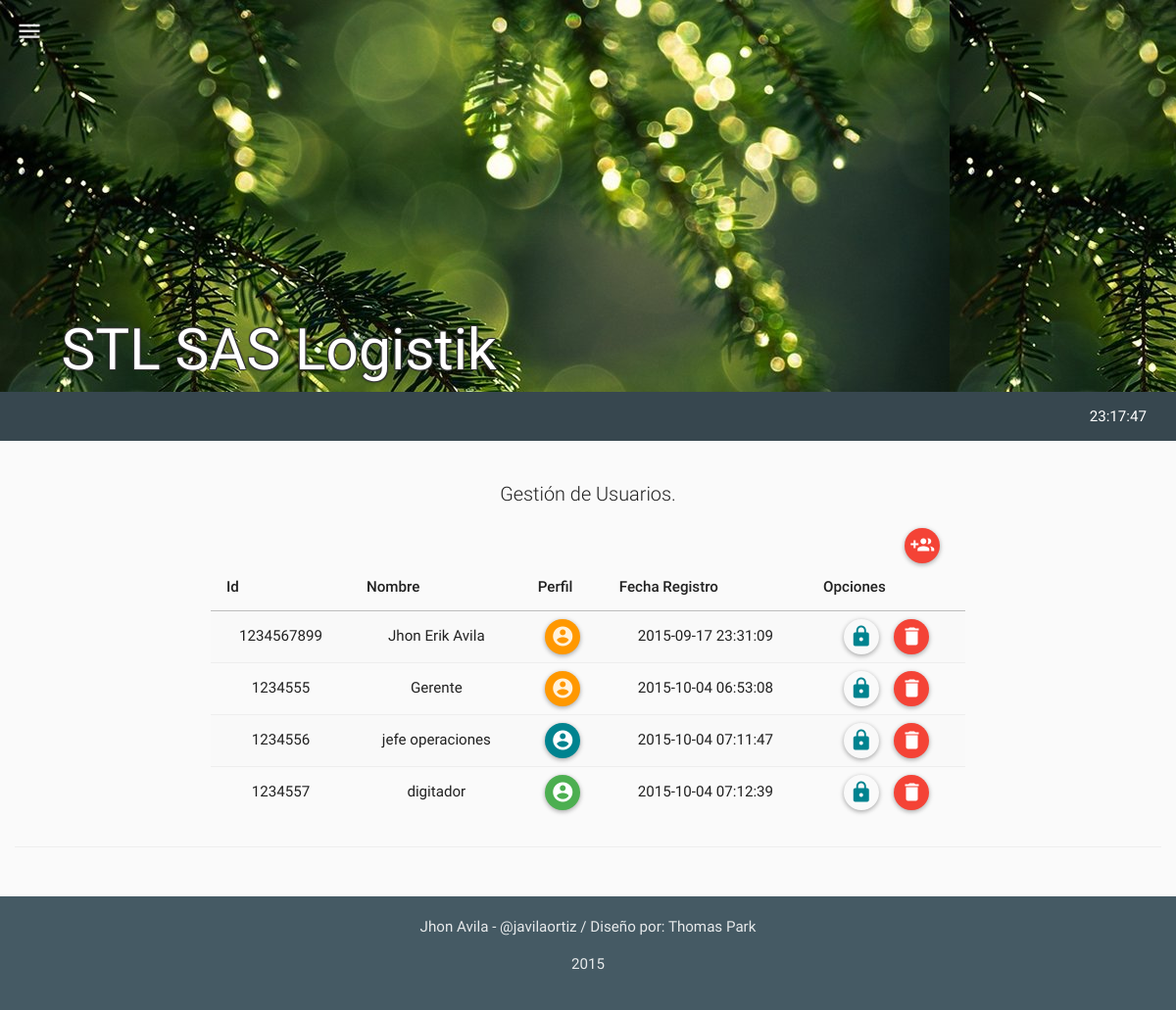
Page /mods/users/users.php (signed in) on the committed database.
### tables this page shows
CREATE TABLE IF NOT EXISTS `tbl_usuarios` (
  `us_id` int(11) NOT NULL,
  `us_cc` bigint(20) NOT NULL,
  `us_tipo` int(11) NOT NULL,
  `us_nombre` varchar(50) NOT NULL,
  `us_usuario` varchar(20) NOT NULL,
  `us_clave` varchar(60) NOT NULL,
  `us_timestamp` timestamp NOT NULL DEFAULT CURRENT_TIMESTAMP ON UPDATE CURRENT_TIMESTAMP,
  `us_created` int(11) NOT NULL,
  `us_estado` int(11) NOT NULL
);

### php/usuarios.php (the view, shortened to what this page needs)
<?php
class usuarios{
  function get_usuarios(){
    $rt = new route();
    if(isset($_SESSION["ses_id"])){
      $qry='SELECT * FROM tbl_usuarios AS U
            INNER JOIN tbl_per_x_usu AS PxU ON PxU.pxu_us_id = U.us_id
            INNER JOIN tbl_permisos AS P ON P.pe_id = PxU.pxu_pe_id
            WHERE U.us_estado=1;';
      $res = mysql_query($qry);
      $item =" ";
      $script ="<script>$(document).ready(function(){";
      while($row_res = mysql_fetch_assoc($res)) {
        switch ($row_res['pe_permiso']) {
          case 1:
              $icon='<a href="#" class="btn btn-floating-mini btn-warning" title="'.$row_res['pe_descripcion'].'" data-ripple-centered=""><i class="md md-account-circle"></i></a>';
            break;
          case 2:
              $icon='<a href="#" class="btn btn-floating-mini btn-primary" title="'.$row_res['pe_descripcion'].'" data-ripple-centered=""><i class="md md-account-circle"></i></a>';
            break;
          case 3:
              $icon='<a href="#" class="btn btn-floating-mini btn-success" title="'.$row_res['pe_descripcion'].'" data-ripple-centered=""><i class="md md-account-circle"></i></a>';
            break;
        }
        $fn =
        $item.='
              <tr>
                <td>'.$row_res["us_cc"].'</td>
                <td>'.$row_res["us_nombre"].'</td>
                <td>'.$icon.'</td>
                <td>'.$row_res["us_timestamp"].'</td>
                <td>
                  <div id="edt-button" style="display:none" onClick="load_modal('.$row_res["us_id"].', '.$row_res["pe_permiso"].');" class="btn btn-raised btn-primary" title="Permisos"><i class="md md-label"></i> Permisos </div>
                  <div onClick="cambiar_clave('.$row_res["us_id"].')" class="btn btn-floating-mini btn-link" data-ripple-centered="" title="Cambiar Clave"><i class="md md-https"></i></div>
                  <div id="del-button" onClick="borrar_usuario('.$row_res["us_id"].', this)" class="btn btn-floating-mini btn-danger" title="Borrar"><i class="md md-delete"></i> </div>
                </td>
              </tr>
        ';
        $script.='';
      }
      $script.='});</script>';
    }
    else{$rt->routing($rt->path("login"));}
    $html='
          <table class="table table-striped table-hover ">
            <thead>
              <tr>
                <th>Id</th>
                <th>Nombre</th>
                <th>Perfil</th>
                <th>Fecha Registro</th>
                <th>Opciones</th>
              </tr>
            </thead>
            <tbody>
              '.$item.'
            </tbody>
          </table>
    ';
    return $script.$html;
  }
}
?>

### rows in the picture
tbl_usuarios: us_cc "1234567899", us_nombre "Jhon Erik Avila", us_timestamp "2015-09-17 23:31:09"
tbl_usuarios: us_cc "1234555", us_nombre "Gerente", us_timestamp "2015-10-04 06:53:08"
tbl_usuarios: us_cc "1234556", us_nombre "jefe operaciones", us_timestamp "2015-10-04 07:11:47"
tbl_usuarios: us_cc "1234557", us_nombre "digitador", us_timestamp "2015-10-04 07:12:39"
